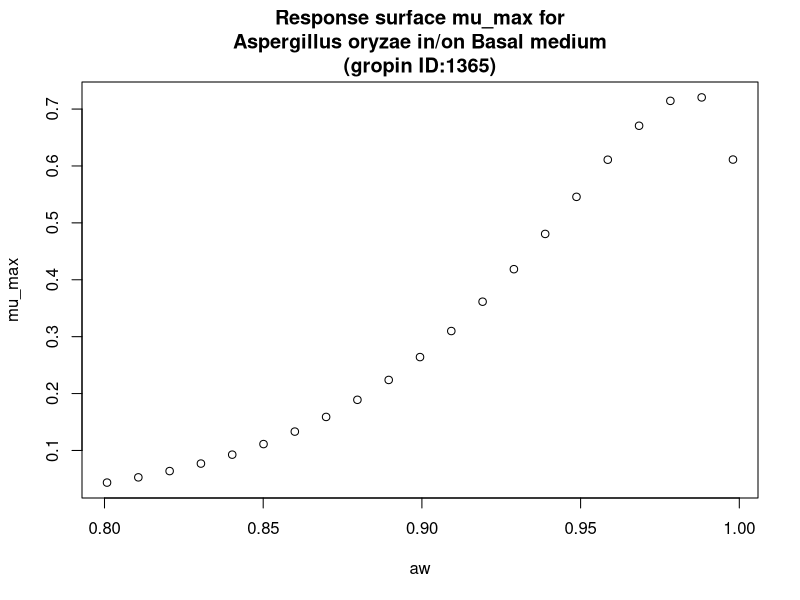

The R script that drew this image:
#############################
# start of Parameter script
#############################
aw <- seq(0.8008,0.998001998001998,length.out=21)
#############################
# end of Parameter script
#############################
############################# 
# start of Model script Gropin ID 1365 
#############################
 
# constant coefficients for this model
 
variables <- data.frame(aw)
argumentsPar <- expand.grid(variables)
 
# heart of the model
response_surface <- function(aw) {
   mumax <-exp(-0.7385+6.720*sqrt(1-aw)-27.08*(sqrt(1-aw))^2)

return(mumax=mumax)
} 

# output parameters
mumax <- cbind(argumentsPar,response_surface(argumentsPar['aw']))
colnames(mumax) <- c(colnames(argumentsPar),'mumax')
#############################
# End of Model script
#############################
############################# 
# start of Visualisation script Gropin ID 1365 
#############################
plot(aw,mumax$mumax,
                          xlab='aw',
                          ylab='mu_max',main='Response surface mu_max for
Aspergillus oryzae in/on Basal medium
(gropin ID:1365)')
#############################
# End of Visualisation script
#############################
